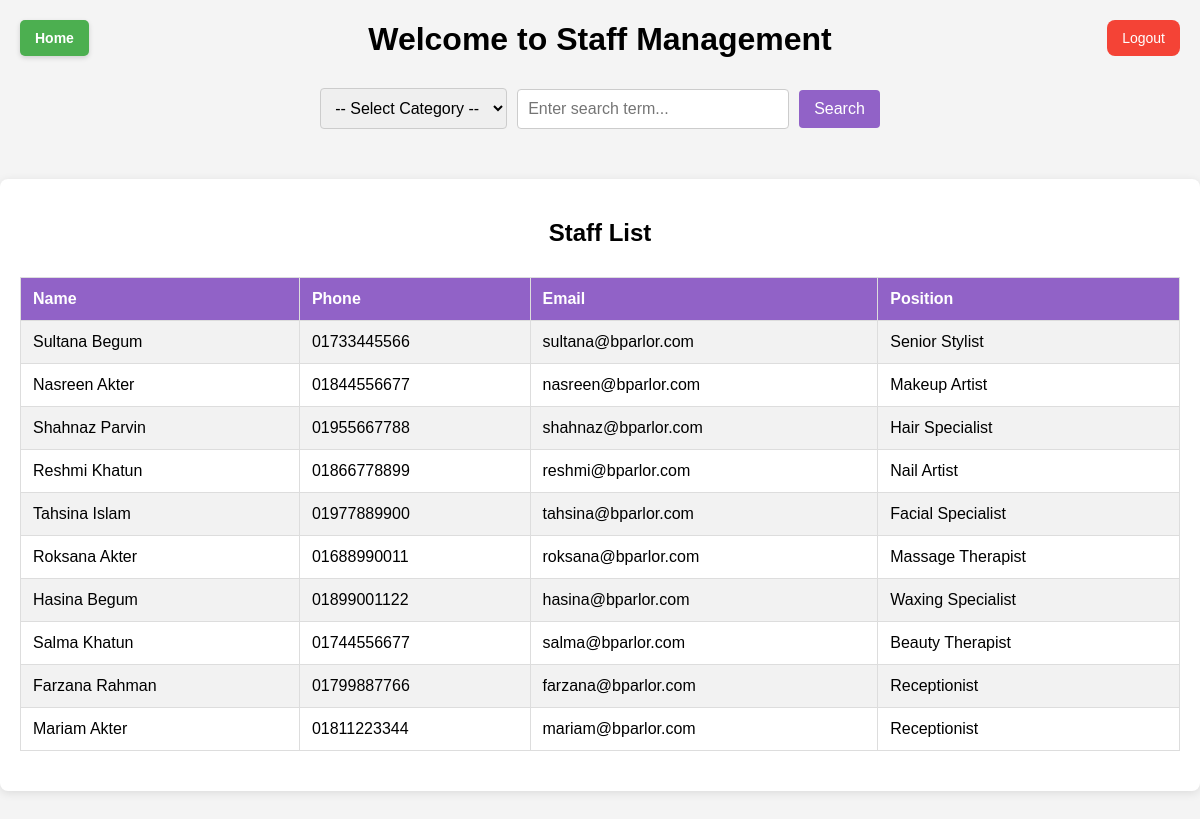
The app's page /s_staff.php with its own data.
### tables this page shows
CREATE TABLE staff (
    staff_id VARCHAR(10) PRIMARY KEY,
    staff_name VARCHAR(100),
    staff_phone VARCHAR(15),
    staff_mail VARCHAR(100),
    staff_loc VARCHAR(150),
    staff_role VARCHAR(50)
);

### s_staff.php (the view, shortened to what this page needs)
<?php
$servername = "localhost";
$username = "root";
$password = "";
$dbname = "beauty_parlor";
$conn = new mysqli($servername, $username, $password, $dbname);
$search = "";
if (isset($_POST['search_term']) && isset($_POST['search_category'])) {
    $search = mysqli_real_escape_string($conn, $_POST['search_term']);
    $category = mysqli_real_escape_string($conn, $_POST['search_category']);
    $allowed_categories = ['staff_id', 'staff_name', 'staff_phone', 'staff_mail', 'staff_role'];
    if (in_array($category, $allowed_categories)) {
        $query = "SELECT * FROM staff WHERE $category LIKE '%$search%'";
    } else {
        $query = "SELECT * FROM staff";
    }
} else {
    $query = "SELECT * FROM staff";
}
$result = $conn->query($query);
?>
<!DOCTYPE html>
<html lang="en">
<head>
</head>
<body>
    <h1>Welcome to Staff Management</h1>
    <form method="POST" action="" class="search-form">
        <select name="search_category" class="search-select">
            <option value="">-- Select Category --</option>
        </select>
        <input type="text" name="search_term" placeholder="Enter search term..." value="<?php echo $search; ?>" class="search-input">
        <button type="submit" class="search-btn">Search</button>
    </form>
    <a href="logout.php" class="logout">Logout</a>
    <a href="staff_dashboard.php" class="home">Home</a>
    <div class="container">
        <h2>Staff List</h2>
        <table border="1" align="center">
            <tr>
                <th>Name</th>
                <th>Phone</th>
                <th>Email</th>
                <th>Position</th>
            </tr>
            <?php while ($row = $result->fetch_assoc()): ?>
                <tr>
                    <td><?php echo htmlspecialchars($row['staff_name']); ?></td>
                    <td><?php echo $row['staff_phone']; ?></td>
                    <td><?php echo htmlspecialchars($row['staff_mail']); ?></td>
                    <td><?php echo htmlspecialchars($row['staff_role']); ?></td>
                </tr>
            <?php endwhile; ?>
        </table>
    </div>
</body>
</html>

### s_staff.php (style rules this page uses)
body { font-family: Arial, sans-serif; background-color: #f4f4f4; margin: 0; padding: 0; }
.container { max-width: 1200px; margin: 50px auto; padding: 20px; background-color: #fff; border-radius: 8px; box-shadow: 0 2px 10px rgba(0, 0, 0, 0.1); }
h1, h2 { text-align: center; margin-bottom: 30px; }
.search-form, .insert-form { display: flex; justify-content: center; align-items: center; gap: 10px; margin-bottom: 20px; }
.search-input, .input-field { padding: 10px; font-size: 16px; border: 1px solid #ccc; border-radius: 4px; width: 250px; transition: border-color 0.3s, box-shadow 0.3s; }
.search-btn, .insert-btn { padding: 10px 15px; background-color: rgb(145, 98, 199); color: white; border: none; border-radius: 4px; font-size: 16px; cursor: pointer; transition: background-color 0.3s; }
.search-select { padding: 10px; font-size: 16px; border: 1px solid #ccc; border-radius: 4px; transition: border-color 0.3s, box-shadow 0.3s; }
table { width: 100%; border-collapse: collapse; margin: 20px 0; font-family: Arial, sans-serif; }
th { background-color: rgb(145, 98, 199); color: white; padding: 12px; text-align: left; border: 1px solid #ddd; }
td { padding: 12px; text-align: left; border: 1px solid #ddd; }
tr:nth-child(even) { background-color: #f2f2f2; }
.logout { position: absolute; top: 20px; right: 20px; padding: 10px 15px; background-color: #f44336; color: white; text-decoration: none; border-radius: 8px; font-size: 14px; transition: background-color 0.3s; }
.home { position: absolute; top: 20px; left: 20px; padding: 10px 15px; background-color: #4CAF50; color: white; text-decoration: none; border-radius: 5px; font-size: 14px; font-weight: bold; transition: background-color 0.3s ease, transform 0.3s ease; box-shadow: 0 2px 5px rgba(0, 0, 0, 0.15); }

### records on screen
staff: staff_name "Sultana Begum", staff_phone "01733445566", staff_mail "sultana@bparlor.com", staff_role "Senior Stylist"
staff: staff_name "Nasreen Akter", staff_phone "01844556677", staff_mail "nasreen@bparlor.com", staff_role "Makeup Artist"
staff: staff_name "Shahnaz Parvin", staff_phone "01955667788", staff_mail "shahnaz@bparlor.com", staff_role "Hair Specialist"
staff: staff_name "Reshmi Khatun", staff_phone "01866778899", staff_mail "reshmi@bparlor.com", staff_role "Nail Artist"
staff: staff_name "Tahsina Islam", staff_phone "01977889900", staff_mail "tahsina@bparlor.com", staff_role "Facial Specialist"
staff: staff_name "Roksana Akter", staff_phone "01688990011", staff_mail "roksana@bparlor.com", staff_role "Massage Therapist"
staff: staff_name "Hasina Begum", staff_phone "01899001122", staff_mail "hasina@bparlor.com", staff_role "Waxing Specialist"
staff: staff_name "Salma Khatun", staff_phone "01744556677", staff_mail "salma@bparlor.com", staff_role "Beauty Therapist"
staff: staff_name "Farzana Rahman", staff_phone "01799887766", staff_mail "farzana@bparlor.com", staff_role "Receptionist"
staff: staff_name "Mariam Akter", staff_phone "01811223344", staff_mail "mariam@bparlor.com", staff_role "Receptionist"
